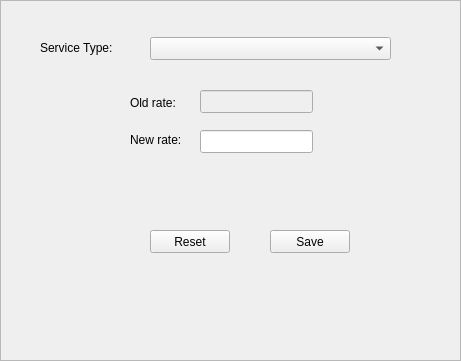
  <widget class="QFrame" name="rates_frame">
   <property name="geometry">
    <rect>
     <x>260</x>
     <y>150</y>
     <width>461</width>
     <height>361</height>
    </rect>
   </property>
   <property name="frameShape">
    <enum>QFrame::StyledPanel</enum>
   </property>
   <property name="frameShadow">
    <enum>QFrame::Raised</enum>
   </property>
   <widget class="QLabel" name="rates_servicetype_label">
    <property name="geometry">
     <rect>
      <x>40</x>
      <y>40</y>
      <width>91</width>
      <height>16</height>
     </rect>
    </property>
    <property name="text">
     <string>Service Type:</string>
    </property>
   </widget>
   <widget class="QLabel" name="rates_oldrate_label">
    <property name="geometry">
     <rect>
      <x>130</x>
      <y>95</y>
      <width>57</width>
      <height>15</height>
     </rect>
    </property>
    <property name="text">
     <string>Old rate:</string>
    </property>
   </widget>
   <widget class="QLineEdit" name="rates_oldratelabel">
    <property name="enabled">
     <bool>false</bool>
    </property>
    <property name="geometry">
     <rect>
      <x>200</x>
      <y>90</y>
      <width>113</width>
      <height>23</height>
     </rect>
    </property>
    <property name="readOnly">
     <bool>true</bool>
    </property>
   </widget>
   <widget class="QLabel" name="rates_newrate_label">
    <property name="geometry">
     <rect>
      <x>130</x>
      <y>132</y>
      <width>61</width>
      <height>16</height>
     </rect>
    </property>
    <property name="text">
     <string>New rate:</string>
    </property>
   </widget>
   <widget class="QLineEdit" name="rates_newratelabel">
    <property name="geometry">
     <rect>
      <x>200</x>
      <y>130</y>
      <width>113</width>
      <height>23</height>
     </rect>
    </property>
   </widget>
   <widget class="QPushButton" name="rates_savebutton">
    <property name="geometry">
     <rect>
      <x>270</x>
      <y>230</y>
      <width>80</width>
      <height>23</height>
     </rect>
    </property>
    <property name="text">
     <string>Save</string>
    </property>
   </widget>
   <widget class="QPushButton" name="rates_cancelbutton">
    <property name="geometry">
     <rect>
      <x>150</x>
      <y>230</y>
      <width>80</width>
      <height>23</height>
     </rect>
    </property>
    <property name="text">
     <string>Reset</string>
    </property>
   </widget>
   <widget class="QComboBox" name="rates_combobox">
    <property name="geometry">
     <rect>
      <x>150</x>
      <y>37</y>
      <width>241</width>
      <height>23</height>
     </rect>
    </property>
   </widget>
  </widget>
